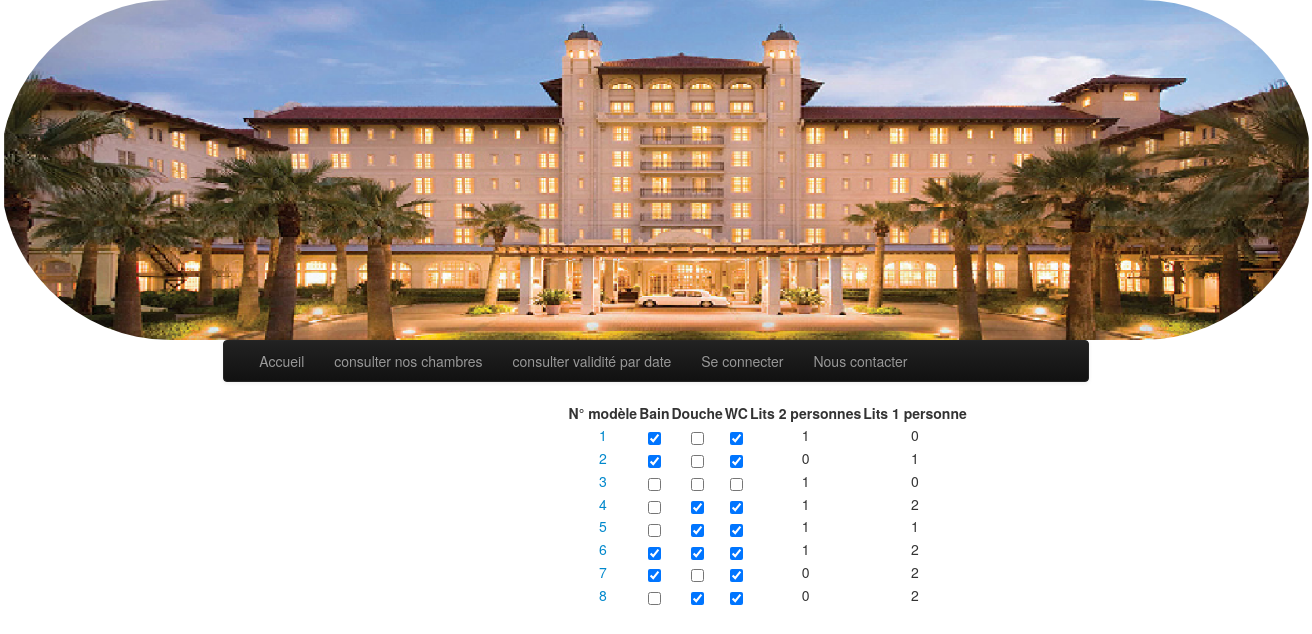
/consulterModeles.php, run on the app's committed database.
### tables this page shows
CREATE TABLE IF NOT EXISTS `modele` (
  `ID_MODELE` tinyint(4) NOT NULL AUTO_INCREMENT,
  `BAIN` tinyint(1) NOT NULL,
  `DOUCHE` tinyint(1) NOT NULL,
  `WC` tinyint(1) NOT NULL,
  `NBRELIT2` int(11) NOT NULL,
  `NBRELIT1` int(11) NOT NULL,
  PRIMARY KEY (`ID_MODELE`)
);

### PHP/connectionSingleton.php (called while the page is built, shortened)
<?php
class ConnectionSingleton
{
	var $dsn = 'mysql:dbname=hotel;host=127.0.0.1';
	var $user = 'root';
	var $password = '';
	private static $instance=null;
	private function __construct()
	{
		try {
  		$this->dbh = new PDO($this->dsn, $this->user, $this->password);
			} 	catch (PDOException $e) {
  				echo 'Echec de la connexion : ' . $e->getMessage();
										}
	}
	 public static function getInstance()
	 {
		if(is_null(self::$instance))
		{
		self::$instance = new ConnectionSingleton();
}
		return self::$instance;
}
}
?>

### ModeleManager.php (called while the page is built, shortened)
<?php
class ModeleManager {
    private $_db;
	public function __construct()
	{
		$this->_db=connectionSingleton::getInstance()->dbh;
		$this->_db->setAttribute(PDO::ATTR_ERRMODE, PDO::ERRMODE_EXCEPTION);
	}
	public function getList()
	{
		$requete=$this->_db->prepare('select * from modele order by id_Modele');
		$requete->execute();
		$result=$requete->fetchAll(PDO::FETCH_BOTH);
		return $result;
	}
}

### consulterModeles.php (the view, shortened to what this page needs)
<div class="row-fluid">
<div class="span12  offset1">
<?php
    $modeleleManager=new ModeleManager();
    $lesModeles= $modeleleManager->getList();
?>
    <center><table>
        <th>N° modèle</th>
        <th>Bain</th>
        <th>Douche</th>
        <th>WC</th>
        <th>Lits 2 personnes</th>
        <th>Lits 1 personne</th>
 <?php
        for ($i=0;$i < count( $lesModeles);$i++)
        {
       echo "<tr>";
       echo "<td>";
       echo "<center><a href=consulterTarif.php?idModele=".  $lesModeles[$i][0]." >".$lesModeles[$i][0]."</a></center>";
       echo "</td>";
       for($j=1;$j<4;$j++)
       {
           echo "<td>";
           if( $lesModeles[$i][$j]==1)
               echo "<center><input type=checkbox  checked></center>";
               else { echo "<center><input type=checkbox ></center>";}
            echo "</td>";
       }
         for($j=4;$j<6;$j++)
       {
           echo "<td><center>".$lesModeles[$i][$j]."</center></td>" ;
       }
        echo "</tr>";
        }
?>
    </table>
	</div>
</div>

### data on the page
modele: ID_MODELE "1", NBRELIT2 "1", NBRELIT1 "0"
modele: ID_MODELE "2", NBRELIT2 "0", NBRELIT1 "1"
modele: ID_MODELE "3", NBRELIT2 "1", NBRELIT1 "0"
modele: ID_MODELE "4", NBRELIT2 "1", NBRELIT1 "2"
modele: ID_MODELE "5", NBRELIT2 "1", NBRELIT1 "1"
modele: ID_MODELE "6", NBRELIT2 "1", NBRELIT1 "2"
modele: ID_MODELE "7", NBRELIT2 "0", NBRELIT1 "2"
modele: ID_MODELE "8", NBRELIT2 "0", NBRELIT1 "2"
